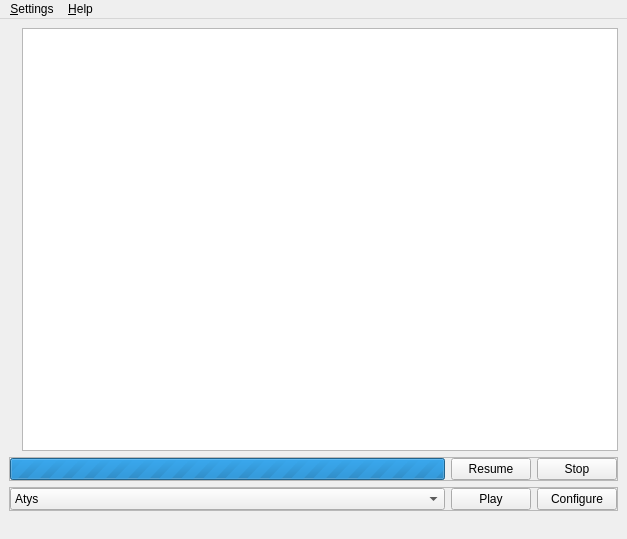
<?xml version="1.0" encoding="UTF-8"?>
<ui version="4.0">
 <class>MainWindow</class>
 <widget class="QMainWindow" name="MainWindow">
  <property name="geometry">
   <rect>
    <x>0</x>
    <y>0</y>
    <width>627</width>
    <height>539</height>
   </rect>
  </property>
  <property name="windowTitle">
   <string>Ryzom Installer</string>
  </property>
  <widget class="QWidget" name="centralwidget">
   <layout class="QVBoxLayout" name="verticalLayout">
    <item>
     <layout class="QHBoxLayout" name="horizontalLayout">
      <item>
       <widget class="QLabel" name="image">
        <property name="text">
         <string/>
        </property>
        <property name="pixmap">
         <pixmap resource="../res/resources.qrc">:/images/background.png</pixmap>
        </property>
       </widget>
      </item>
      <item>
       <widget class="QTextEdit" name="htmlTextEdit">
        <property name="readOnly">
         <bool>true</bool>
        </property>
        <property name="html">
         <string>&lt;!DOCTYPE HTML PUBLIC &quot;-//W3C//DTD HTML 4.0//EN&quot; &quot;http://www.w3.org/TR/REC-html40/strict.dtd&quot;&gt;
&lt;html&gt;&lt;head&gt;&lt;meta name=&quot;qrichtext&quot; content=&quot;1&quot; /&gt;&lt;style type=&quot;text/css&quot;&gt;
p, li { white-space: pre-wrap; }
&lt;/style&gt;&lt;/head&gt;&lt;body style=&quot; font-family:'MS Shell Dlg 2'; font-size:8.25pt; font-weight:400; font-style:normal;&quot;&gt;
&lt;p style=&quot;-qt-paragraph-type:empty; margin-top:0px; margin-bottom:0px; margin-left:0px; margin-right:0px; -qt-block-indent:0; text-indent:0px; font-size:8pt;&quot;&gt;&lt;br /&gt;&lt;/p&gt;&lt;/body&gt;&lt;/html&gt;</string>
        </property>
       </widget>
      </item>
     </layout>
    </item>
    <item>
     <widget class="QFrame" name="downloadFrame">
      <property name="frameShape">
       <enum>QFrame::StyledPanel</enum>
      </property>
      <property name="frameShadow">
       <enum>QFrame::Raised</enum>
      </property>
      <layout class="QHBoxLayout" name="downloadLayout" stretch="1,0,0">
       <property name="leftMargin">
        <number>0</number>
       </property>
       <property name="topMargin">
        <number>0</number>
       </property>
       <property name="rightMargin">
        <number>0</number>
       </property>
       <property name="bottomMargin">
        <number>0</number>
       </property>
       <item>
        <widget class="QProgressBar" name="progressBar">
         <property name="maximum">
          <number>0</number>
         </property>
         <property name="value">
          <number>0</number>
         </property>
         <property name="alignment">
          <set>Qt::AlignCenter</set>
         </property>
         <property name="format">
          <string>%p%</string>
         </property>
        </widget>
       </item>
       <item>
        <widget class="QPushButton" name="resumeButton">
         <property name="text">
          <string>Resume</string>
         </property>
        </widget>
       </item>
       <item>
        <widget class="QPushButton" name="stopButton">
         <property name="text">
          <string>Stop</string>
         </property>
        </widget>
       </item>
      </layout>
     </widget>
    </item>
    <item>
     <widget class="QFrame" name="configurationFrame">
      <property name="frameShape">
       <enum>QFrame::StyledPanel</enum>
      </property>
      <property name="frameShadow">
       <enum>QFrame::Raised</enum>
      </property>
      <layout class="QHBoxLayout" name="configurationLayout" stretch="1,0,0">
       <property name="leftMargin">
        <number>0</number>
       </property>
       <property name="topMargin">
        <number>0</number>
       </property>
       <property name="rightMargin">
        <number>0</number>
       </property>
       <property name="bottomMargin">
        <number>0</number>
       </property>
       <item>
        <widget class="QComboBox" name="profilesComboBox">
         <item>
          <property name="text">
           <string>Atys</string>
          </property>
         </item>
        </widget>
       </item>
       <item>
        <widget class="QPushButton" name="playButton">
         <property name="text">
          <string>Play</string>
         </property>
        </widget>
       </item>
       <item>
        <widget class="QPushButton" name="configureButton">
         <property name="text">
          <string>Configure</string>
         </property>
        </widget>
       </item>
      </layout>
     </widget>
    </item>
   </layout>
  </widget>
  <widget class="QMenuBar" name="menubar">
   <property name="geometry">
    <rect>
     <x>0</x>
     <y>0</y>
     <width>627</width>
     <height>21</height>
    </rect>
   </property>
   <widget class="QMenu" name="menu_File">
    <property name="title">
     <string>&amp;Settings</string>
    </property>
    <addaction name="actionProfiles"/>
    <addaction name="actionDirectories"/>
    <addaction name="separator"/>
    <addaction name="actionQuit"/>
   </widget>
   <widget class="QMenu" name="menu_Help">
    <property name="title">
     <string>&amp;Help</string>
    </property>
    <addaction name="actionAboutQt"/>
    <addaction name="actionAbout"/>
   </widget>
   <addaction name="menu_File"/>
   <addaction name="menu_Help"/>
  </widget>
  <widget class="QStatusBar" name="statusbar">
   <property name="sizeGripEnabled">
    <bool>false</bool>
   </property>
  </widget>
  <action name="actionAboutQt">
   <property name="text">
    <string>About Qt</string>
   </property>
  </action>
  <action name="actionAbout">
   <property name="text">
    <string>About...</string>
   </property>
  </action>
  <action name="actionProfiles">
   <property name="text">
    <string>&amp;Profiles</string>
   </property>
  </action>
  <action name="actionDirectories">
   <property name="text">
    <string>&amp;Directories</string>
   </property>
  </action>
  <action name="actionQuit">
   <property name="text">
    <string>&amp;Quit</string>
   </property>
  </action>
 </widget>
 <resources>
  <include location="../res/resources.qrc"/>
 </resources>
 <connections/>
</ui>
